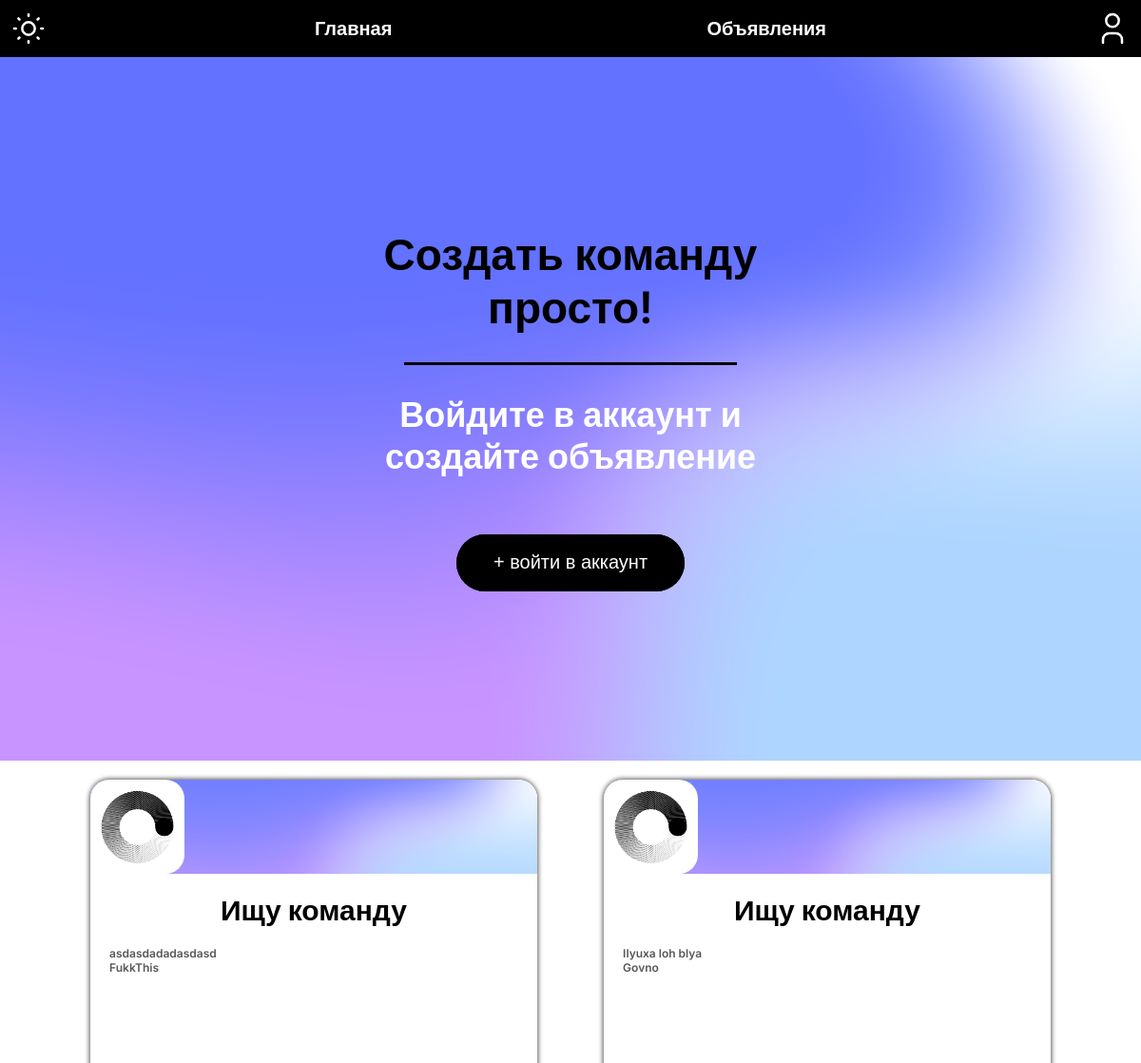
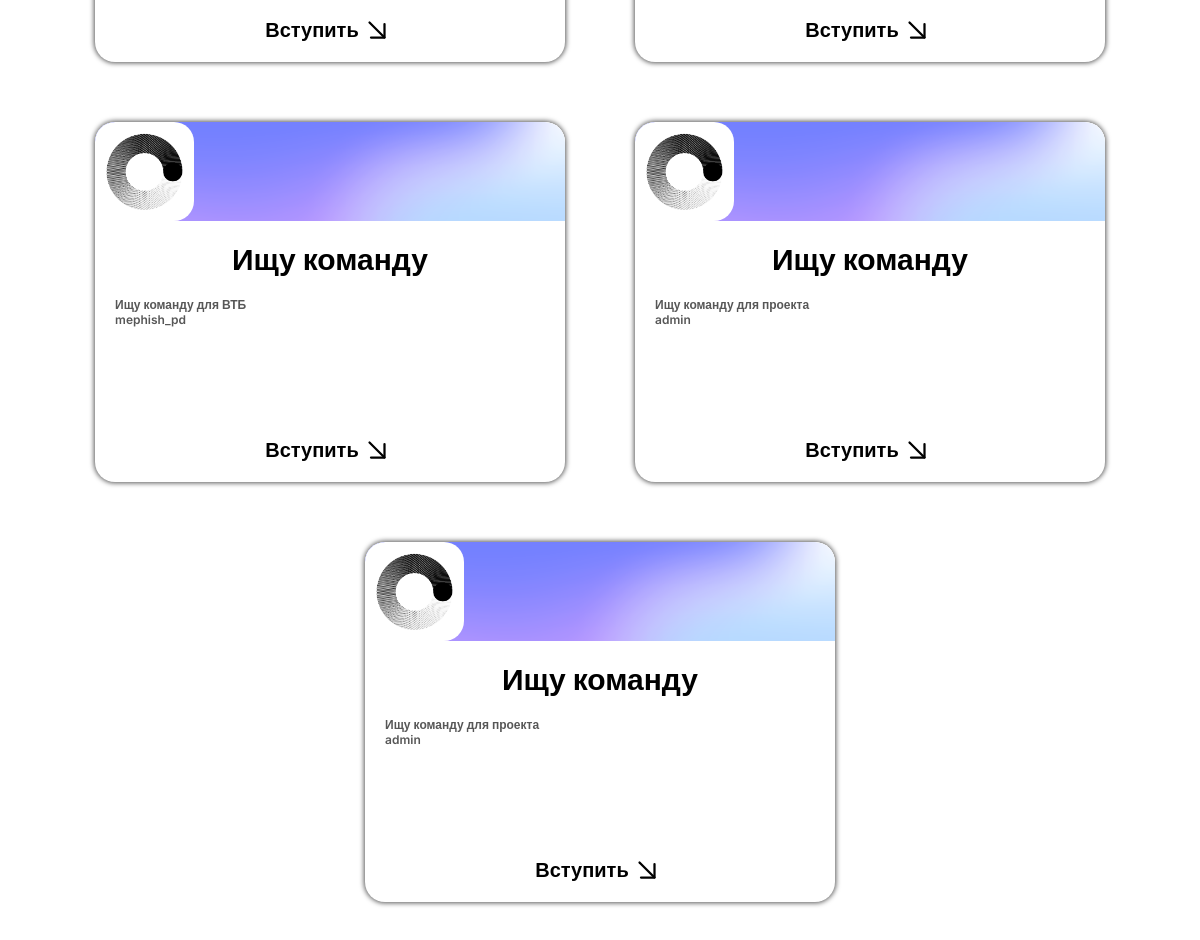
Before: / (upper part) with the older database file (2 pictures, top to bottom).
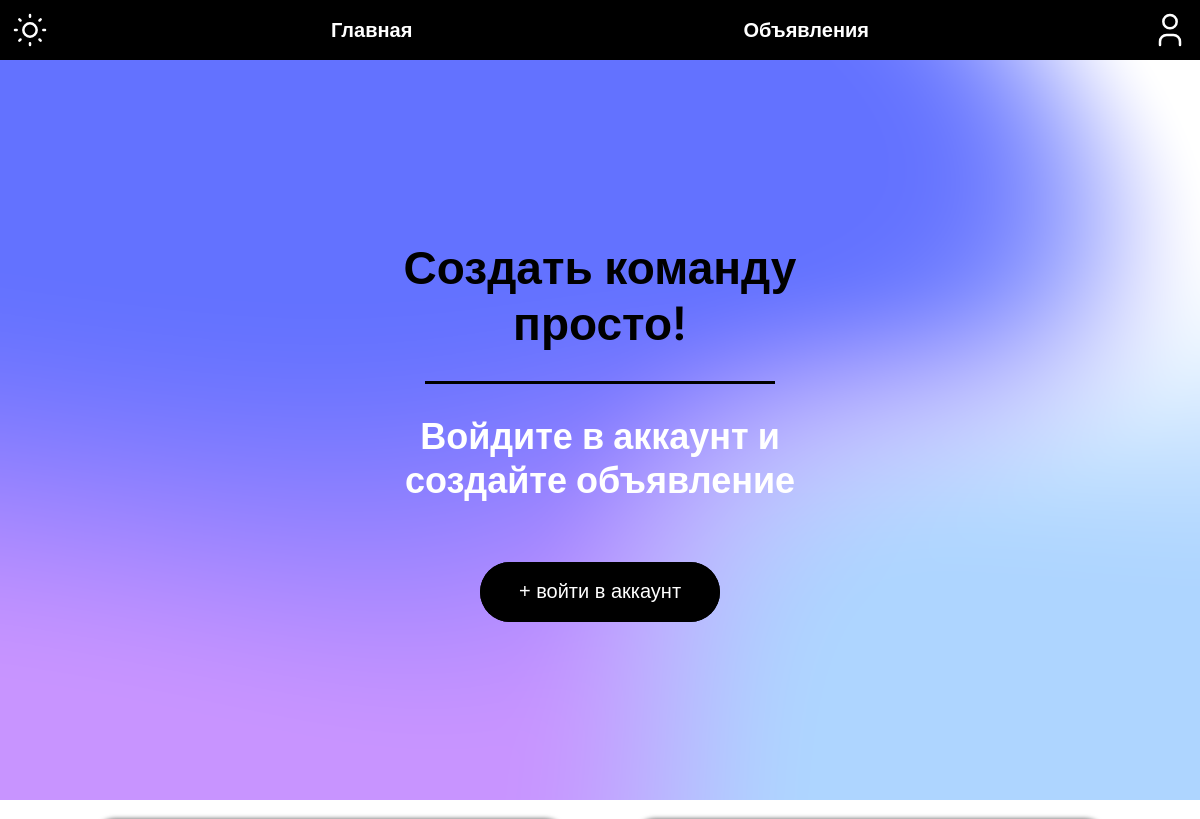
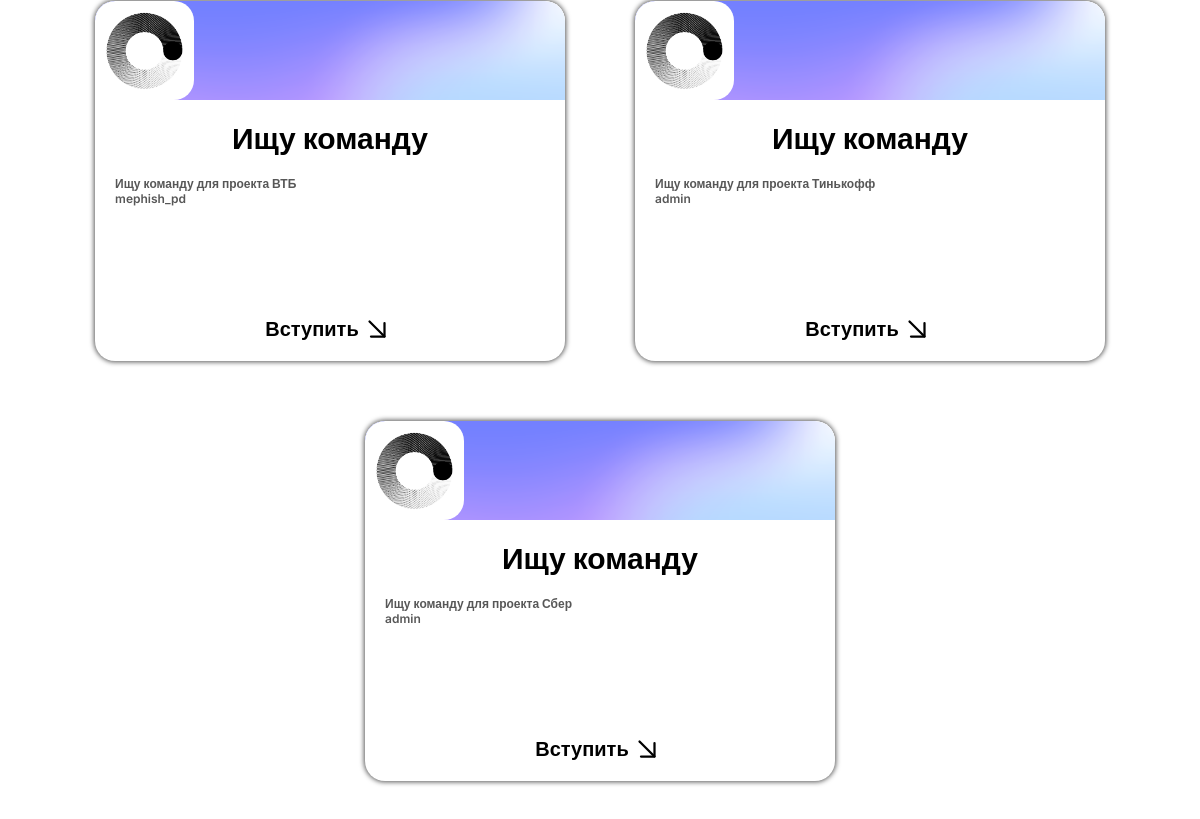
After: the same page with the newer database file (2 pictures, top to bottom).
### bboard/models.py (models this page shows)
class BBoard(models.Model):
    title = models.CharField(max_length=50, verbose_name="Предложение по разработке")
    content = models.CharField(max_length=500, null=True, blank=True, verbose_name="Описание задачи")
    published = models.DateTimeField(auto_now_add=True, db_index=True, verbose_name="Дата публикации")
    author = models.ForeignKey('accounts.CustomUser', on_delete=models.CASCADE, null=True)
    requests = models.ManyToManyField(Request, blank=True, null=True)
    members = models.ManyToManyField(Member, blank=True, null=True)
    class Meta:
        verbose_name_plural = "Акутальные предложения"
        verbose_name = "Актуальное предложение"
        ordering = ['-published']

### accounts/models.py (models this page shows)
class CustomUser(AbstractUser):
    email = models.EmailField('Почта', max_length=50)
    first_name = models.CharField('Имя', max_length=50)
    last_name = models.CharField('Фамилия', max_length=50)
    skills = models.CharField('Навыки', max_length=100)
    bboards = models.ManyToManyField('bboard.BBoard', blank=True, null=True)

### bboard/views.py (the view)
# urls.py: path('', index, name='index'),
def index(request):
    bbs = BBoard.objects.all()
    for bb in bbs:
        print(bb)
    rubrics = Rubric.objects.all()
    context = {'bbs':bbs, 'rubrics':rubrics}
    return render(request, 'layout/basic2.html', context)

### bboard/templates/layout/basic2.html (shortened to what this page needs)
{% load static %}
<!DOCTYPE html>
<html lang="en">
<head>
    <link rel="stylesheet" href="{% static 'bboard\style.css' %}">
    <link rel="stylesheet" href="{% static 'bboard\main.css' %}">
</head>
<div class="header" id="header">
    <div class="header__wrapper">
        <a href="{% url 'index' %}" class="header-nav-ref">Главная</a>
        <a href="" class="header-nav-ref">Объявления</a>
        <a href="{% url 'profile' %}" style="right: 10px; position: absolute; display: block; height: calc(var(--index-scale) * 2) ; width: calc(var(--index-scale) * 2);">
        </a>
        <button id="button-switcher-press" onclick="ThemeSwitch()" style="background-color: var(--color-first); border: none; left: 10px; position: absolute; display: block; height: calc(var(--index-scale) * 2) ; width: calc(var(--index-scale) * 2);">
            <div id="condition-active" style="position: absolute; top: 0; width: 100%; height: 100%; left: 0; transition: .5s; background-color:black;">
            </div>
        </button>
    </div>
</div>
<section class="intro">
    <div class="intro__wrapper" style="width: calc(var(--index-scale) * 25);">
        <p style="text-align: center; font-size: var(--font-large); margin: 0; margin-bottom: 30px;">Создать команду просто!</p>
        <div style="margin: 0; height: 3px; width: 70%; background-color: black;"></div>
        <p style="text-align: center; font-size: var(--font-big); margin: 0; margin-top: 30px; margin-bottom: 60px; color: white;"> Войдите в аккаунт и создайте объявление</p>
        <button class="intro__btn"  onclick="location.href='auth/'; ">+ войти в аккаунт</button>
    </div>
</section>
<section class="ad-container">
    {% for bb in bbs %}
    <div class="ad-cube">
        <div class="ad-content">
            <div class="ad-image-container">
                <img class="ad-image-author" src="{% static 'bboard\mos-polytech.jpg' %}" alt="">
                <img class="ad-image-background" src="{% static 'bboard\mesh-gradient-blue.png' %}" alt="">
            </div>
            <div class="ad-text-container">
                <p class="ad-text-title">Ищу команду</p>
                <div class ="ad-text-content">{{ bb.content }}</div>
                <div class ="ad-text-content">{{ bb.author.username }}</div>
            </div>
            <a href="/details/{{bb.id}}" class ="ad-connect-ref">
                <div class ="ad-connect-content-ref">
                    <p class ="ad-connect-ref-title">Вступить</p>
                </div>
            </a>
         </div>
    </div>
    {% endfor %}
</section>
<body class="body">
</body>
</html>

### bboard/static/bboard/style.css (style rules this page uses)
.body { margin: 0 auto; font-family: 'Inter', sans-serif; font-weight: 600; background-color: var(--color-first); }
:root { --index-scale: calc(1vw + 1vh); --index-scale-horizon: calc(1vw / 1vh); --font-large: calc(var(--index-scale) * 2.3); --font-big: calc(var(--index-scale) * 1.8); --font-medium: calc(var(--index-scale) * 1.5); --font-small: calc(var(--index-scale) * 1); --font-tiny: calc(var(--index-scale) * 0.6); --color-blue-embient: #6372FF; --color-grey-embient: rgb(87, 87, 87); --color-black-embient: rgb(172, 172, 172); --color-first: rgb(255, 255, 255); --color-secondary: rgb(0, 0, 0); --color-rigid: var(--color-grey-embient); --border-width: calc(var(--index-scale) * 0.1); }
.header { position:-webkit-sticky; margin: 0; top:0; z-index: 10; width: 100%; height: calc(var(--index-scale) * 3); background-color: black; }
.header__wrapper { width: 100%; height: 100%; display: flex; align-items: center; text-align: center; justify-content: space-evenly; }
.header-nav-ref { text-align: center; font-size: var(--font-small); margin: 0; color: white; text-decoration: none; transition: .5s; }
.ad-container { display: flex; flex-wrap: wrap; justify-content: center; }
.ad-cube { display: flex; justify-content: center; align-items: center; height: 400px; max-width: 450px; min-width: 30%; margin-bottom: 20px; background-color: var(--color-first); }
@media (max-width:1350px) { .ad-cube { min-width: 45%; } }
.ad-content { position: relative; display: flex; flex-direction: column; height: 90%; width: 87%; border-radius: 20px; box-shadow: 0px 0px 5px 1px var(--color-rigid); background-color: var(--color-first); }
.ad-connect-ref { display: block; align-self: center; text-decoration: none; }
.ad-connect-content-ref { display: flex; justify-content: center; align-items: center; width: calc(var(--index-scale) * 20); text-decoration: none; color: var(--color-secondary); font-weight: 700; --svg-ref-color: var(--color-secondary); }
.ad-connect-ref-title { font-size: var(--font-small); }
.ad-image-container { position: relative; display: flex; align-items: center; overflow: hidden; width: 100%; height: 30%; background-color: var(--color-first); border-top-left-radius: 20px; border-top-right-radius: 20px; border-bottom-left-radius: 0px; border-bottom-right-radius: 0px; }
.ad-image-author { position: absolute; height: 100%; border-radius: 20px; border-bottom-left-radius: 0px; z-index: 2; object-fit: cover; transition: .7s; }
.ad-image-background { position: absolute; top: 0; left: 0; width: 100%; height: 100%; border-radius: inherit; z-index: 1; object-fit: cover; filter: opacity(0.9); }
.ad-text-container { display: flex; flex-direction: column; text-align:left; word-wrap:break-word; overflow: auto; width: 100%; height: 60%; background-color: var(--color-first); }
.ad-text-title { font-size: var(--font-medium); align-self: center; font-weight: 700; color: var(--color-secondary); margin-bottom: 20px; margin-top: 20px; }
.ad-text-content { margin-left: 20px; margin-right:20px; text-overflow: ellipsis; font-size: var(--font-tiny); font-weight: 600; color: var(--color-rigid); }

### bboard/static/bboard/main.css (style rules this page uses)
.intro { width: 100%; height: calc(100vh - (var(--index-scale) * 3)); display: flex; align-items: center; justify-content: center; background-image: url('/static/bboard/mesh-gradient-blue.png'); background-repeat: no-repeat; background-size: cover; background-position: center; }
.intro__wrapper { display: flex; align-items: center; justify-content: center; flex-direction: column; }
.intro__btn { height: calc(var(--index-scale) * 3); width: calc(var(--index-scale) * 12); background-color: black; color: white; border-radius: 30px; box-shadow: inset 0 0 0 3px black; font-size: var(--font-small); border: none; transition: .1s; }

Changed rows visible on the page:
removed BBoard: content "asdasdadadasdasd", author.username "FukkThis"
removed BBoard: content "Ilyuxa loh blya", author.username "Govno"
changed BBoard "mephish_pd": content "Ищу команду для ВТБ" → "Ищу команду для проекта ВТБ"
changed BBoard: content "Ищу команду для проекта" → "Ищу команду для проекта Тинькофф"
changed BBoard: content "Ищу команду для проекта" → "Ищу команду для проекта Сбер"
